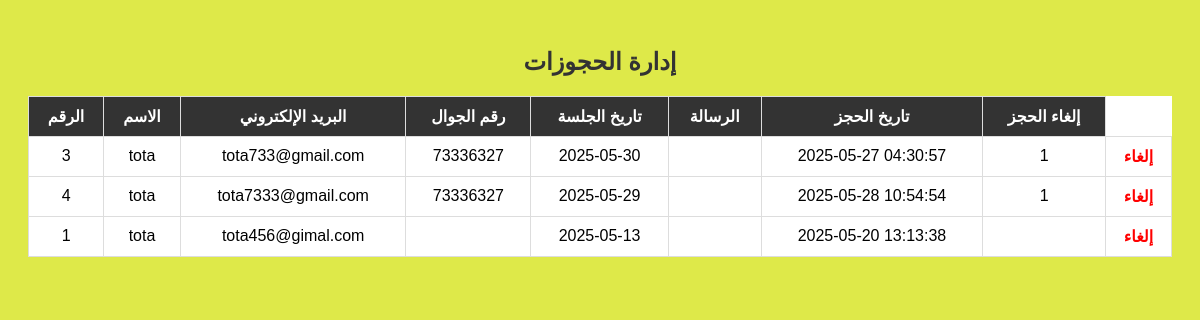
The app's page /manage_booking.php with its own data.
### tables this page shows
CREATE TABLE `bookings` (
  `id` int(11) NOT NULL,
  `name` varchar(100) DEFAULT NULL,
  `email` varchar(100) DEFAULT NULL,
  `phone` varchar(20) DEFAULT NULL,
  `session_date` date DEFAULT NULL,
  `message` text DEFAULT NULL,
  `created_at` timestamp NOT NULL DEFAULT current_timestamp(),
  `User_id` int(11) DEFAULT NULL
);

### manage_booking.php (the view, shortened to what this page needs)
<?php
include 'config.php';
?>
<!DOCTYPE html>
<html lang="ar">
<head>
</head>
<body>
    <h2>إدارة الحجوزات</h2>
    <table>
        <tr>
            <th>الرقم</th>
            <th>الاسم</th>
            <th>البريد الإلكتروني</th>
            <th>رقم الجوال</th>
            <th>تاريخ الجلسة</th>
            <th>الرسالة</th>
            <th>تاريخ الحجز</th>
            <th>إلغاء الحجز</th>
        </tr>
        <?php
        $query = "SELECT * FROM bookings ORDER BY session_date DESC";
        $result = mysqli_query($conn, $query);
        if ($result && mysqli_num_rows($result) > 0) {
            while ($row = mysqli_fetch_assoc($result)) {
                echo "<tr>
                    <td>{$row['id']}</td>
                    <td>{$row['name']}</td>
                    <td>{$row['email']}</td>
                    <td>{$row['phone']}</td>
                    <td>{$row['session_date']}</td>
                    <td>{$row['message']}</td>
                    <td>{$row['created_at']}</td>
                    <td>{$row['User_id']}</td>
                    <td><a class='cancel-btn' href='manage_booking.php?delete_id={$row['id']}' onclick=\"return confirm('هل أنت متأكد من إلغاء هذا الحجز؟');\">إلغاء</a></td>
                </tr>";
            }
        } else {
            echo "<tr><td colspan='8'>لا توجد حجوزات حالياً</td></tr>";
        }
        ?>
    </table>
</body>
</html>

### manage_booking.php (style rules this page uses)
body { font-family: Arial; background-color:rgb(222, 233, 73); padding: 20px; }
h2 { text-align: center; color: #333; }
table { width: 100%; border-collapse: collapse; background-color: #fff; margin-top: 20px; }
th, td { border: 1px solid #ddd; padding: 10px; text-align: center; }
th { background-color: #333; color: white; }
a.cancel-btn { color: red; text-decoration: none; font-weight: bold; }

### records on screen
bookings: id "3", name "tota", email "tota733@gmail.com", phone "73336327", session_date "2025-05-30", created_at "2025-05-27 04:30:57", User "1"
bookings: id "4", name "tota", email "tota7333@gmail.com", phone "73336327", session_date "2025-05-29", created_at "2025-05-28 10:54:54", User "1"
bookings: id "1", name "tota", email "tota456@gimal.com", session_date "2025-05-13", created_at "2025-05-20 13:13:38"
